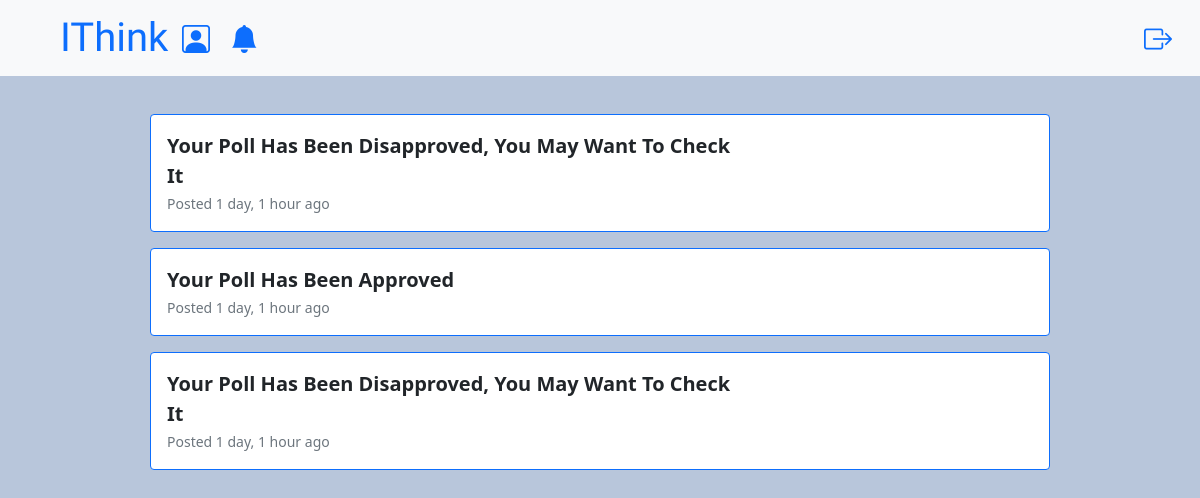
/notifications (signed in), run on an earlier commit of the app's database.
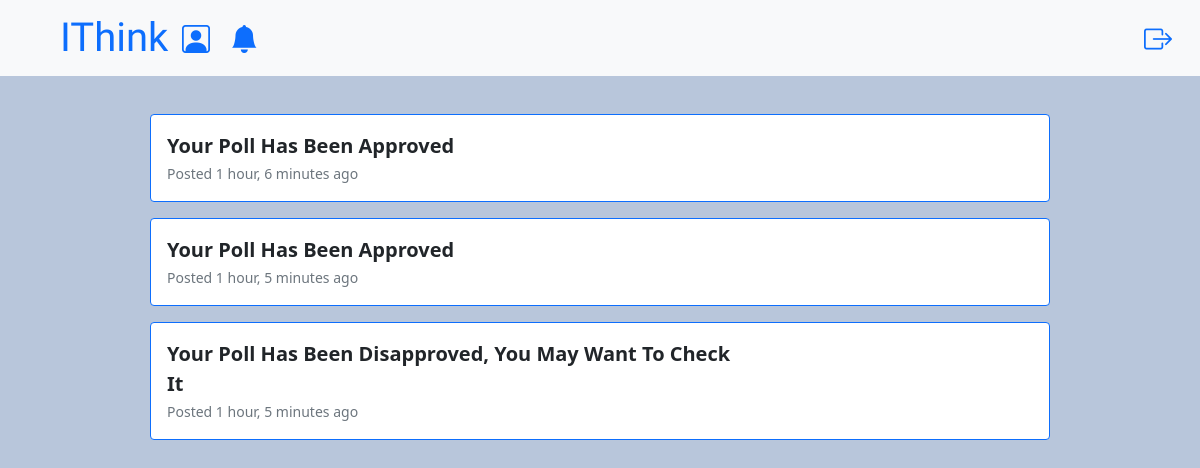
And on a later commit of the database.
### questions/models.py (models this page shows, shortened)
class notification(models.Model):
    status = (
        ('cleared', 'cleared'),
        ('not_cleared', 'not_cleared')
    )
    notification_text = models.CharField(max_length=200)
    notification_status = models.CharField(
        max_length=13, choices=status, default="not_cleared")
    notification_date = models.DateTimeField(default=timezone.now)
    user = models.ForeignKey(
        user, on_delete=models.CASCADE)
    poll = models.IntegerField(null=True, blank=True)
    question= models.IntegerField(null=True, blank=True)

### questions/views.py (the view)
# urls.py: path("notifications", notificationslist.as_view(), name="notifications")
class notificationslist(LoginRequiredMixin, ListView):
    model = notification
    template_name = "notification.html"
    def get_context_data(self, **kwargs):
        context = super().get_context_data(**kwargs)
        context["notifications"] = notification.objects.filter(user = self.request.user.id)
        return context

### templates/notification.html (shortened to what this page needs)
<!DOCTYPE html>
<html lang="en">
    <head>
        {% extends 'main.html' %} {% load static %}
        {% block content %}
        <div class="container bg_light" style="width: 77%; margin-top: 3.2%">
            {% for notification in notifications %}
            <div class="card mb-3 mt-2 border-primary">
                <div class="row g-0">
                    <div class="col-md-8">
                        <div class="card-body">
                            {% if notification.notification_status == not_cleared %}
                                {% if notification.poll %}
                                    <p class="card-title fs-5 fw-bold text-primary">
                                        <a href="{% url 'poll_vote' notification.poll %}">
                                            {{ notification.notification_text|title }}
                                        </a>
                                    </p>
                                {% else %}
                                    <p class="card-title fs-5 fw-bold text-primary" >
                                        <a href="{% url 'question_answer' notification.question %}" >
                                            {{ notification.notification_text|title }}
                                        </a>
                                    </p>
                                {% endif %}
                            {% else %}
                                {% if notification.poll %}
                                    <a href="{% url 'poll_vote' notification.poll %}" class="card-title text-decoration-none fs-5 fw-bold text-dark " >{{ notification.notification_text|title }}</a>
                                {% else %}
                                    <a href="{% url 'question_answer' notification.question %}" class="card-title text-decoration-none fs-5 fw-bold " >{{ notification.notification_text|title }}</a>
                                {% endif %}
                            {% endif %}
                            <p class="card-text">
                                <small class="text-muted"
                                    >Posted {{ notification.notification_date|timesince }} ago</small
                                >
                            </p>
                        </div>
                    </div>
                </div>
            </div>
            {% endfor %}
        </div>
        <div class="" style="height:50px"></div>
        {% endblock content %}

What changed in the data, as far as the page shows it:
changed notification: notification_text "Your Poll Has Been Disapproved, You May Want To Check It" → "Your Poll Has Been Approved"; notification_date "1 day, 1 hour" → "1 hour, 6 minutes"
changed notification (number 2 of 3 on the later page): notification_date "1 day, 1 hour" → "1 hour, 5 minutes"
changed notification "Your Poll Has Been Disapproved, You May Want To Check It": notification_date "1 day, 1 hour" → "1 hour, 5 minutes"
